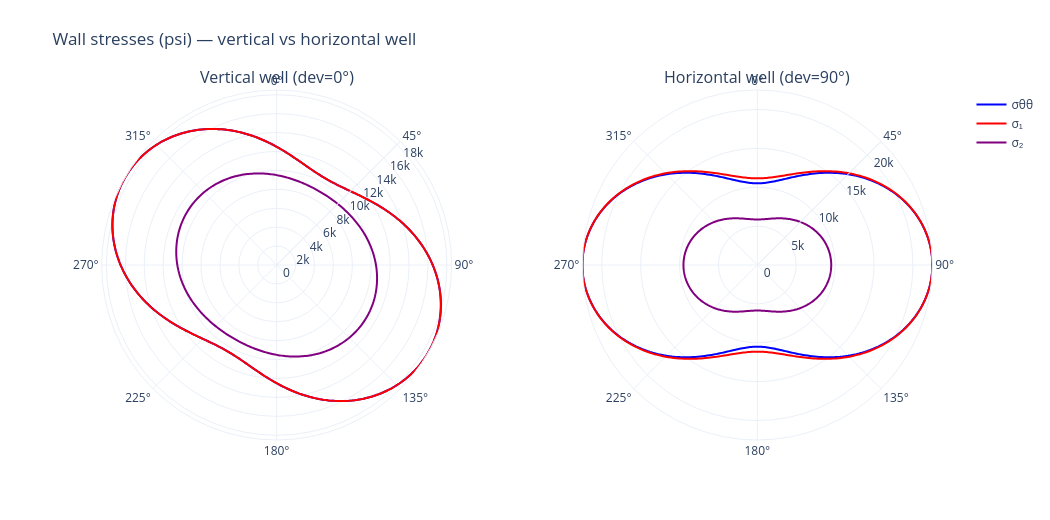

Notebook source saved alongside this figure:
### Markdown cell above
## Compare vertical vs horizontal well

Same far-field stresses; only borehole deviation changes.

### Code cell
def run_kirsch(deviation):
    w = NearWellboreStressesCalculation.calculate_kirsch_borehole_wall_stresses(
        shmin=SHMIN, shmax=SHMAX, svert=SVERT,
        pore_pressure=PORE_PRESSURE, shmax_azimuth=SHMAX_AZIMUTH,
        mud_pressure=MUD_PRESSURE, theta=theta,
        poisson_ratio_static=POISSON_RATIO_STATIC,
        borehole_deviation=deviation, borehole_azimuth=BOREHOLE_AZIMUTH,
    )
    p = NearWellboreStressesCalculation.calculate_principal_stresses_analytical(
        sigma_tt=w.sigma_tt, sigma_zz=w.sigma_zz, sigma_tz=w.sigma_tz,
    )
    return w, p


wall_v, prin_v = run_kirsch(0.0)
wall_h, prin_h = run_kirsch(90.0)

fig = make_subplots(
    rows=1, cols=2, specs=[[{"type": "polar"}, {"type": "polar"}]],
    subplot_titles=("Vertical well (dev=0°)", "Horizontal well (dev=90°)"),
)


def add_pair(col, wall_, prin):
    show = col == 1
    fig.add_trace(go.Scatterpolar(r=wall_.sigma_tt, theta=theta, mode="lines",
                                  line=dict(color="blue", width=2),
                                  name="σθθ", showlegend=show), row=1, col=col)
    fig.add_trace(go.Scatterpolar(r=prin.sigma_1, theta=theta, mode="lines",
                                  line=dict(color="red", width=2),
                                  name="σ₁", showlegend=show), row=1, col=col)
    fig.add_trace(go.Scatterpolar(r=prin.sigma_2, theta=theta, mode="lines",
                                  line=dict(color="purple", width=2),
                                  name="σ₂", showlegend=show), row=1, col=col)


add_pair(1, wall_v, prin_v)
add_pair(2, wall_h, prin_h)

for i in (1, 2):
    key = "polar" if i == 1 else f"polar{i}"
    fig.update_layout(**{key: dict(
        angularaxis=dict(direction="clockwise", rotation=90),
        radialaxis=dict(angle=45, tickangle=45),
    )})

fig.update_layout(height=520, width=1050, template="plotly_white",
                  title="Wall stresses (psi) — vertical vs horizontal well",
                  margin=dict(t=90))
fig.show()

### Figure 1 — Plotly figure (JSON) as saved in the notebook; plotly's stock layout.template omitted (floating-point values rounded to 4 significant figures; data arrays with more than 128 entries replaced by an {"elided": "..."} marker saying what was removed)
{"data": [{"line": {"color": "blue", "width": 2}, "mode": "lines", "name": "σθθ", "r": {"elided": "361 float values"}, "showlegend": true, "subplot": "polar", "theta": {"elided": "361 float values"}, "type": "scatterpolar"}, {"line": {"color": "red", "width": 2}, "mode": "lines", "name": "σ₁", "r": {"elided": "361 float values"}, "showlegend": true, "subplot": "polar", "theta": {"elided": "361 float values"}, "type": "scatterpolar"}, {"line": {"color": "purple", "width": 2}, "mode": "lines", "name": "σ₂", "r": {"elided": "361 float values"}, "showlegend": true, "subplot": "polar", "theta": {"elided": "361 float values"}, "type": "scatterpolar"}, {"line": {"color": "blue", "width": 2}, "mode": "lines", "name": "σθθ", "r": {"elided": "361 float values"}, "showlegend": false, "subplot": "polar2", "theta": {"elided": "361 float values"}, "type": "scatterpolar"}, {"line": {"color": "red", "width": 2}, "mode": "lines", "name": "σ₁", "r": {"elided": "361 float values"}, "showlegend": false, "subplot": "polar2", "theta": {"elided": "361 float values"}, "type": "scatterpolar"}, {"line": {"color": "purple", "width": 2}, "mode": "lines", "name": "σ₂", "r": {"elided": "361 float values"}, "showlegend": false, "subplot": "polar2", "theta": {"elided": "361 float values"}, "type": "scatterpolar"}], "layout": {"annotations": [{"font": {"size": 16}, "showarrow": false, "text": "Vertical well (dev=0°)", "x": 0.225, "xanchor": "center", "xref": "paper", "y": 1.0, "yanchor": "bottom", "yref": "paper"}, {"font": {"size": 16}, "showarrow": false, "text": "Horizontal well (dev=90°)", "x": 0.775, "xanchor": "center", "xref": "paper", "y": 1.0, "yanchor": "bottom", "yref": "paper"}], "height": 520, "margin": {"t": 90}, "polar": {"angularaxis": {"direction": "clockwise", "rotation": 90}, "domain": {"x": [0.0, 0.45], "y": [0.0, 1.0]}, "radialaxis": {"angle": 45, "tickangle": 45}}, "polar2": {"angularaxis": {"direction": "clockwise", "rotation": 90}, "domain": {"x": [0.55, 1.0], "y": [0.0, 1.0]}, "radialaxis": {"angle": 45, "tickangle": 45}}, "title": {"text": "Wall stresses (psi) — vertical vs horizontal well"}, "width": 1050}}
